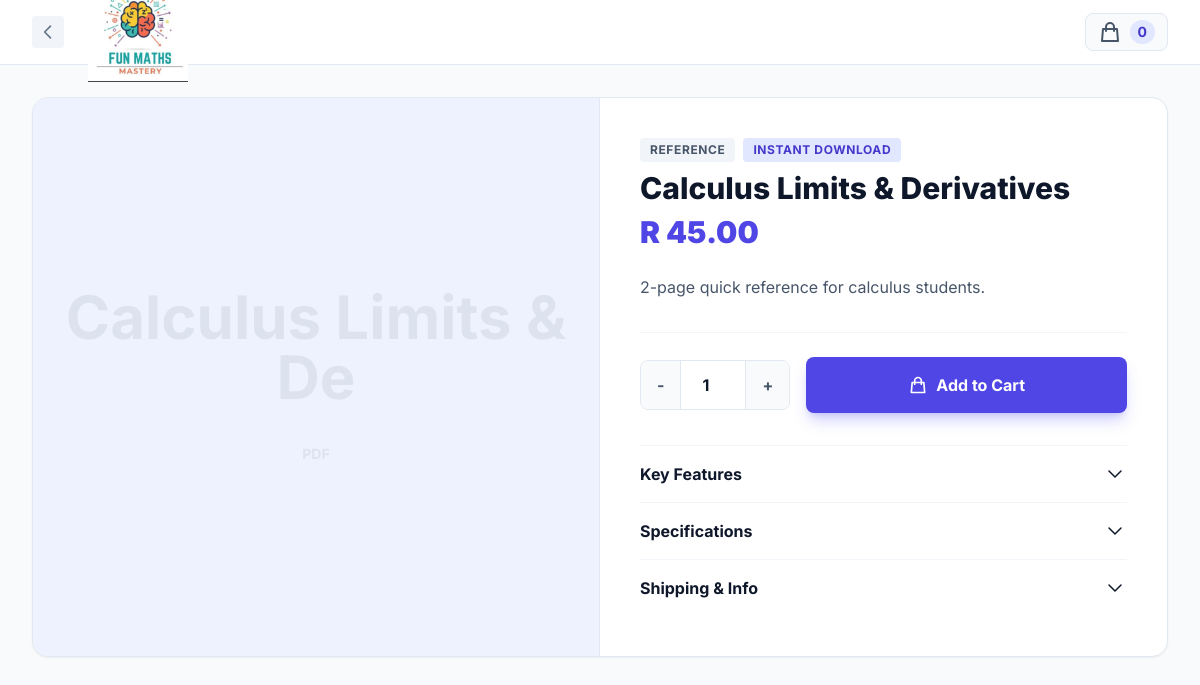
Page /app/product.php?id=2 (signed in) on the committed database.
### tables this page shows
CREATE TABLE products (
            id INTEGER PRIMARY KEY AUTOINCREMENT,
            title TEXT NOT NULL,
            description TEXT,
            price REAL NOT NULL,
            category TEXT DEFAULT 'General',
            file_type TEXT CHECK(file_type IN ('pdf','link')) NOT NULL,
            file_path TEXT NOT NULL,
            is_active INTEGER DEFAULT 1,
            created_at DATETIME DEFAULT CURRENT_TIMESTAMP
        );

### app/config/functions.php (called while the page is built, shortened)
<?php
function hasPurchased($userId, $productId) {
    global $pdo;
    $stmt = $pdo->prepare("SELECT 1 FROM user_product_access WHERE user_id = ? AND product_id = ?");
    $stmt->execute([$userId, $productId]);
    return $stmt->fetchColumn() !== false;
}
function getCartCount() {
    if (!isset($_SESSION['cart'])) return 0;
    return array_sum($_SESSION['cart']);
}
function h($string) {
    return htmlspecialchars($string, ENT_QUOTES, 'UTF-8');
}
    ?>

### app/product.php (the view, shortened to what this page needs)
<?php
require_once 'config/db.php';
require_once 'config/functions.php';
$productId = isset($_GET['id']) ? (int)$_GET['id'] : 0;
$stmt = $pdo->prepare("SELECT * FROM products WHERE id = ? AND is_active = 1");
$stmt->execute([$productId]);
$product = $stmt->fetch(PDO::FETCH_ASSOC);
$userId = $_SESSION['user_id'];
$isPurchased = hasPurchased($userId, $productId);
$cartCount = getCartCount();
?>
<!DOCTYPE html>
<html lang="en">
<head>
    <script src="https://cdn.tailwindcss.com"></script>
</head>
<body class="bg-slate-50 text-slate-900 font-sans antialiased min-h-screen flex flex-col">
    <nav class="border-b border-slate-200 bg-white sticky top-0 z-50">
        <div class="max-w-7xl mx-auto px-4 sm:px-6 lg:px-8 h-16 flex justify-between items-center">
            <div class="flex items-center gap-4 md:gap-6">
                <a href="store.php" class="flex items-center justify-center w-8 h-8 rounded bg-slate-100 text-slate-500 hover:text-white hover:bg-brand-600 transition-colors" title="Back to Store">
                    <svg class="w-5 h-5" fill="none" stroke="currentColor" viewBox="0 0 24 24">
                        <path stroke-linecap="round" stroke-linejoin="round" stroke-width="2" d="M15 19l-7-7 7-7"></path>
                    </svg>
                </a>
                <img src="assets/logo.jpeg" alt="Fun Maths Mastery" width="100" height="100">
            </div>
            <a href="cart.php" class="flex items-center gap-2 text-slate-600 hover:text-brand-600 transition-colors bg-slate-50 px-3 py-1.5 rounded-lg border border-slate-200">
                <svg class="w-6 h-6" fill="none" stroke="currentColor" viewBox="0 0 24 24">
                    <path stroke-linecap="round" stroke-linejoin="round" stroke-width="2" d="M16 11V7a4 4 0 00-8 0v4M5 9h14l1 12H4L5 9z"></path>
                </svg>
                <span class="font-bold text-sm bg-brand-100 text-brand-700 rounded-full px-2 py-0.5" id="cart-count"><?= $cartCount ?></span>
            </a>
        </div>
    </nav>
    <main class="flex-1 max-w-7xl mx-auto px-4 sm:px-6 lg:px-8 py-8 w-full">
        <div class="bg-white rounded-2xl shadow-sm border border-slate-200 overflow-hidden">
            <div class="flex flex-col md:flex-row">
                <div class="w-full md:w-1/2 p-8 md:border-r border-slate-200 <?= $product['file_type'] === 'pdf' ? 'bg-indigo-50' : 'bg-slate-50' ?> flex items-center justify-center min-h-[300px] md:min-h-[500px]">
                    <div class="text-4xl md:text-6xl font-bold text-slate-300 opacity-50 text-center">
                        <?= h(substr($product['title'], 0, 20)) ?><br>
                        <span class="text-sm"><?= strtoupper($product['file_type']) ?></span>
                    </div>
                </div>
                <div class="w-full md:w-1/2 p-6 md:p-10 flex flex-col">
                    <div class="mb-2 flex items-center gap-2">
                        <span class="px-2.5 py-1 bg-slate-100 text-slate-600 text-xs font-bold uppercase tracking-wider rounded"><?= h($product['category'] ?? 'Resource') ?></span>
                        <?php if ($product['file_type'] === 'pdf'): ?>
                            <span class="px-2.5 py-1 bg-indigo-100 text-brand-700 text-xs font-bold uppercase tracking-wider rounded">Instant Download</span>
                        <?php else: ?>
                            <span class="px-2.5 py-1 bg-slate-200 text-slate-700 text-xs font-bold uppercase tracking-wider rounded">External Link</span>
                        <?php endif; ?>
                    </div>
                    <h1 class="text-2xl md:text-3xl font-extrabold text-slate-900 mb-2 leading-tight"><?= h($product['title']) ?></h1>
                    <p class="text-3xl font-black text-brand-600 mb-6">R <?= number_format($product['price'], 2) ?></p>
                    <p class="text-slate-600 mb-8 leading-relaxed"><?= nl2br(h($product['description'])) ?></p>
                    <div class="mt-auto pt-6 border-t border-slate-100 pb-8">
                        <?php if ($isPurchased): ?>
                            <a href="download.php?product_id=<?= $product['id'] ?>" class="w-full py-4 bg-green-600 text-white font-bold rounded-lg hover:bg-green-700 shadow-lg transition-all flex items-center justify-center gap-2">
                                <svg class="w-5 h-5" fill="none" stroke="currentColor" viewBox="0 0 24 24"><path stroke-linecap="round" stroke-linejoin="round" stroke-width="2" d="M12 10v6m0 0l-3-3m3 3l3-3M3 17V7a2 2 0 012-2h6l2 2h6a2 2 0 012 2v8a2 2 0 01-2 2H5a2 2 0 01-2-2z"></path></svg>
                                Access Resource
                            </a>
                        <?php else: ?>
                            <div class="flex gap-4 items-center">
                                <div class="flex items-center border border-slate-200 rounded-lg bg-white overflow-hidden">
                                    <button onclick="decrementQty()" class="px-4 py-3 bg-slate-50 hover:bg-slate-100 text-slate-600 font-bold border-r border-slate-200">-</button>
                                    <input type="number" id="pdp-qty" value="1" min="1" class="w-16 text-center font-bold text-slate-900 outline-none p-0 border-transparent focus:ring-0">
                                    <button onclick="incrementQty()" class="px-4 py-3 bg-slate-50 hover:bg-slate-100 text-slate-600 font-bold border-l border-slate-200">+</button>
                                </div>
                                <a href="product.php?add=1&id=<?= $product['id'] ?>" onclick="event.preventDefault(); addToCartWithQty(<?= $product['id'] ?>)" class="flex-1 py-4 bg-brand-600 text-white font-bold rounded-lg hover:bg-brand-700 shadow-lg shadow-brand-500/30 transition-all flex items-center justify-center gap-2">
                                    <svg class="w-5 h-5" fill="none" stroke="currentColor" viewBox="0 0 24 24"><path stroke-linecap="round" stroke-linejoin="round" stroke-width="2" d="M16 11V7a4 4 0 00-8 0v4M5 9h14l1 12H4L5 9z"></path></svg>
                                    Add to Cart
                                </a>
                            </div>
                        <?php endif; ?>
                    </div>
                    <div class="divide-y divide-slate-100 border-t border-slate-100">
                        <details class="group py-4" <?= isset($_GET['details']) ? 'open' : '' ?>>
                            <summary class="flex justify-between items-center font-bold cursor-pointer list-none">
                                <span>Key Features</span>
                                <span class="transition group-open:rotate-180">
                                    <svg fill="none" height="24" shape-rendering="geometricPrecision" stroke="currentColor" stroke-linecap="round" stroke-linejoin="round" stroke-width="1.5" viewBox="0 0 24 24" width="24"><path d="M6 9l6 6 6-6"></path></svg>
                                </span>
                            </summary>
                        </details>
                        <details class="group py-4">
                            <summary class="flex justify-between items-center font-bold cursor-pointer list-none">
                                <span>Specifications</span>
                                <span class="transition group-open:rotate-180">
                                    <svg fill="none" height="24" shape-rendering="geometricPrecision" stroke="currentColor" stroke-linecap="round" stroke-linejoin="round" stroke-width="1.5" viewBox="0 0 24 24" width="24"><path d="M6 9l6 6 6-6"></path></svg>
                                </span>
                            </summary>
                        </details>
                        <details class="group py-4">
                            <summary class="flex justify-between items-center font-bold cursor-pointer list-none">
                                <span>Shipping & Info</span>
                                <span class="transition group-open:rotate-180">
                                    <svg fill="none" height="24" shape-rendering="geometricPrecision" stroke="currentColor" stroke-linecap="round" stroke-linejoin="round" stroke-width="1.5" viewBox="0 0 24 24" width="24"><path d="M6 9l6 6 6-6"></path></svg>
                                </span>
                            </summary>
                        </details>
                    </div>
                </div>
            </div>
        </div>
    </main>
</body>
</html>

### app/product.php (style rules this page uses)
details>summary { list-style: none; }

### rows in the picture
products: category "REFERENCE", title "Calculus Limits & Derivatives", price "45.00", description "2-page quick reference for calculus students."

### other values in the picture
$cartCount "0"
